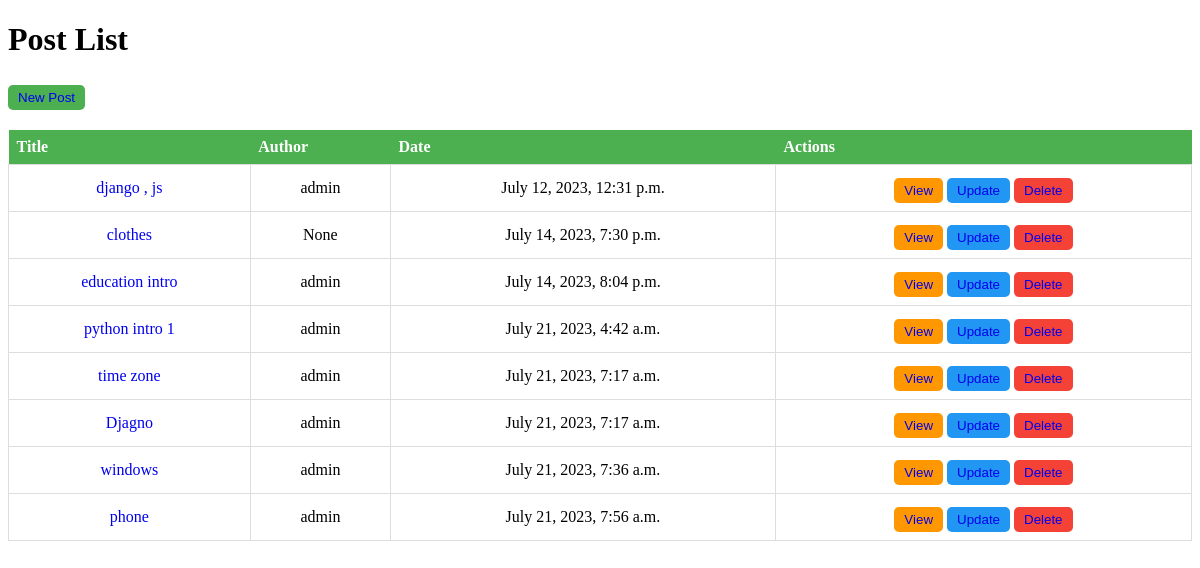
The page / on the database its author committed.
### blog/models.py (models this page shows, shortened)
class Post(models.Model):
    title = models.CharField(max_length=100)
    content = models.TextField(max_length=30000)
    create_date = models.DateTimeField(default=timezone.now)
    draft = models.BooleanField(default=True)
    tags = TaggableManager()
    image = models.ImageField(upload_to='posts')
    auther = models.ForeignKey(User , on_delete=models.SET_NULL, null=True)

### blog/views.py (the view)
# urls.py: path('', PostList.as_view()) ,
class PostList(ListView): # template : post_list  name database & _ & List or detail or update or delete
    model = Post          # post_list , object_list

### blog/templates/blog/post_list.html (shortened to what this page needs)
<!DOCTYPE html>
<html lang="en">
<head>
</head>
<body>
    <h1>Post List</h1>
    <button class="new"> <a href="\new">New Post</a></button>
    <table>
        <thead>
            <tr>
                <th>Title</th>
                <th>Author</th>
                <th>Date</th>
                <th>Actions</th>
            </tr>
        </thead>
        <tbody>
            {% for post in object_list %}
            <tr>
                <td> <a href="{{post.id}}">{{ post.title }}</a></td>
                <td>{{ post.auther }}</td>
                <td>{{ post.create_date }}</td>
                <td>
                    <button class="view"><a href="{{post.id}}">View</a></button>
                    <button class="update"><a href="{{post.id}}/edit">Update</a></button>
                    <button class="delete"><a href="{{post.id}}/delete" onclick="return confirm('Are you sure you want to delete this post?')"> Delete </a></button>
                </td>
            </tr>
            {% endfor %}
        </tbody>
    </table>
</body>
</body>
</html>

### blog/templates/blog/post_list.html (style rules this page uses)
table { border-collapse: collapse; width: 100%; }
th { background-color: #4CAF50; color: white; padding: 8px; text-align: left; }
td { border: 1px solid #ddd; padding: 8px; text-align: center; }
td button { background-color: #4CAF50; color: white; padding: 5px 10px; border: none; border-radius: 5px; cursor: pointer; margin-top: 5px; }
td button.delete { background-color: #f44336; color: white; padding: 5px 10px; border: none; border-radius: 5px; cursor: pointer; margin-top: 5px; }
td button.update { background-color: #2196F3; color: white; padding: 5px 10px; border: none; border-radius: 5px; cursor: pointer; margin-top: 5px; }
td button.view { background-color: #FF9800; color: white; padding: 5px 10px; border: none; border-radius: 5px; cursor: pointer; margin-top: 5px; }
button.new { background-color: #4CAF50; color: white; padding: 5px 10px; border: none; border-radius: 5px; cursor: pointer; margin-top: 5px; margin-bottom: 20px; }
a { text-decoration: none; }

### rows shown on the page
Post: title "django , js", auther "admin", create_date "July 12, 2023, 12:31 p.m."
Post: title "clothes", auther "None", create_date "July 14, 2023, 7:30 p.m."
Post: title "education intro", auther "admin", create_date "July 14, 2023, 8:04 p.m."
Post: title "python intro 1", auther "admin", create_date "July 21, 2023, 4:42 a.m."
Post: title "time zone", auther "admin", create_date "July 21, 2023, 7:17 a.m."
Post: title "Djagno", auther "admin", create_date "July 21, 2023, 7:17 a.m."
Post: title "windows", auther "admin", create_date "July 21, 2023, 7:36 a.m."
Post: title "phone", auther "admin", create_date "July 21, 2023, 7:56 a.m."
